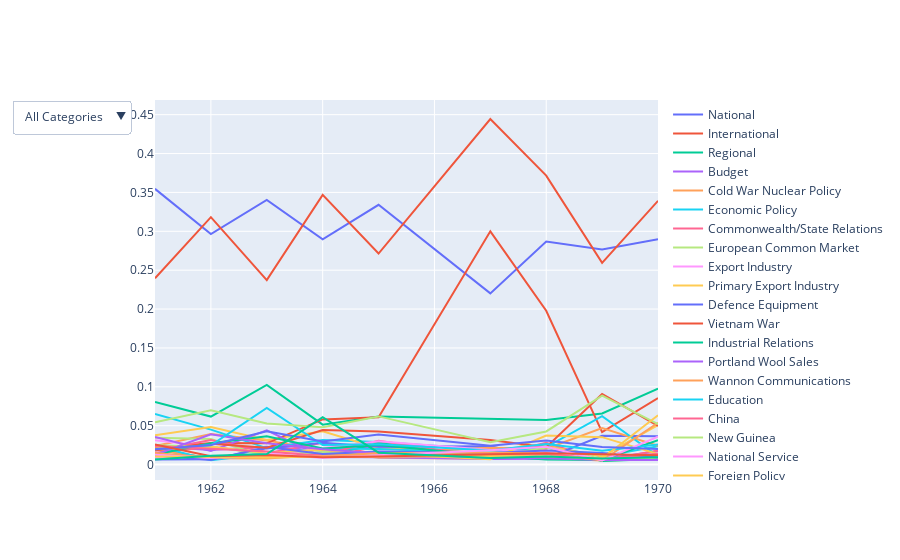

Notebook source saved alongside this figure:
### Code cell
fig.update_layout(
    updatemenus=[go.layout.Updatemenu(
        active=0,
        buttons=list(
            [dict(label = 'All Categories',
                  method = 'update',
                  args = [{'visible': [True, True, True, True, True, True, True, True, True, True, True, True, True, True, True, True, True, True, True, True, True, True, True, True, True, True, True, True, True, True, True, True, True, True, True]},
                          {'title': 'All Categories',
                           'showlegend':True}]),
            dict(label = 'Hierarchy-1',
                  method = 'update',
                  args = [{'visible': [True,True,True, False, False, False, False, False, False, False, False, False, False, False, False, False, False, False, False, False, False, False, False, False, False, False, False, False, False, False, False, False, False, False, False]},
                          {'title': 'Hierarchy-1',
                           'showlegend':True}]),
             dict(label = 'Hierarchy-2',
                  method = 'update',
                  args = [{'visible': [False, False, False, True, True, True, True, True, True, True, True, True, True, True, True, True, True, True, True, True, True, True, True, True, True, True, True, True, True, True, True, True, True, True, True]}, # the index of True aligns with the indices of plot traces
                          {'title': 'Hierarchy-2',
                           'showlegend':True}]),
            ]),
        showactive=True,
        )
    ])

### Figure 1 — Plotly figure (JSON) as saved in the notebook; plotly's stock layout.template omitted (floating-point values rounded to 4 significant figures)
{"data": [{"mode": "lines", "name": "National", "type": "scatter", "x": [1961, 1962, 1963, 1964, 1965, 1967, 1968, 1969, 1970], "y": [0.3546, 0.2965, 0.3404, 0.2897, 0.3341, 0.2201, 0.2869, 0.2766, 0.2899]}, {"mode": "lines", "name": "International", "type": "scatter", "x": [1961, 1962, 1963, 1964, 1965, 1967, 1968, 1969, 1970], "y": [0.2396, 0.3182, 0.2373, 0.3468, 0.2714, 0.4444, 0.3716, 0.2594, 0.3392]}, {"mode": "lines", "name": "Regional", "type": "scatter", "x": [1961, 1962, 1963, 1964, 1965, 1967, 1968, 1969, 1970], "y": [0.08044, 0.06171, 0.1025, 0.05131, 0.06175, 0.0587, 0.05723, 0.06568, 0.09776]}, {"mode": "lines", "name": "Budget", "type": "scatter", "x": [1961, 1962, 1963, 1964, 1965, 1967, 1968, 1969, 1970], "y": [0.02318, 0.01868, 0.02291, 0.01791, 0.0232, 0.01362, 0.009225, 0.00706, 0.01714]}, {"mode": "lines", "name": "Cold War Nuclear Policy", "type": "scatter", "x": [1961, 1962, 1963, 1964, 1965, 1967, 1968, 1969, 1970], "y": [0.02374, 0.03923, 0.03096, 0.01844, 0.008689, 0.007519, 0.008431, 0.005218, 0.006753]}, {"mode": "lines", "name": "Economic Policy", "type": "scatter", "x": [1961, 1962, 1963, 1964, 1965, 1967, 1968, 1969, 1970], "y": [0.06508, 0.04494, 0.02122, 0.03167, 0.0291, 0.01955, 0.02422, 0.01044, 0.02369]}, {"mode": "lines", "name": "Commonwealth/State Relations", "type": "scatter", "x": [1961, 1962, 1963, 1964, 1965, 1967, 1968, 1969, 1970], "y": [0.01532, 0.02267, 0.01467, 0.02809, 0.0122, 0.01147, 0.02795, 0.005218, 0.01807]}, {"mode": "lines", "name": "European Common Market", "type": "scatter", "x": [1961, 1962, 1963, 1964, 1965, 1967, 1968, 1969, 1970], "y": [0.03459, 0.03274, 0.01012, 0.01618, 0.01122, 0.007693, 0.009882, 0.006446, 0.006285]}, {"mode": "lines", "name": "Export Industry", "type": "scatter", "x": [1961, 1962, 1963, 1964, 1965, 1967, 1968, 1969, 1970], "y": [0.03115, 0.02282, 0.01474, 0.01331, 0.01665, 0.008381, 0.008456, 0.008287, 0.006087]}, {"mode": "lines", "name": "Primary Export Industry", "type": "scatter", "x": [1961, 1962, 1963, 1964, 1965, 1967, 1968, 1969, 1970], "y": [0.03761, 0.04832, 0.03149, 0.04281, 0.02105, 0.01532, 0.02362, 0.01044, 0.05065]}, {"mode": "lines", "name": "Defence Equipment", "type": "scatter", "x": [1961, 1962, 1963, 1964, 1965, 1967, 1968, 1969, 1970], "y": [0.006476, 0.006951, 0.02083, 0.02807, 0.02307, 0.02366, 0.008113, 0.03714, 0.0364]}, {"mode": "lines", "name": "Vietnam War", "type": "scatter", "x": [1961, 1962, 1963, 1964, 1965, 1967, 1968, 1969, 1970], "y": [0.02089, 0.02788, 0.02736, 0.05812, 0.06099, 0.3, 0.1979, 0.04174, 0.08547]}, {"mode": "lines", "name": "Industrial Relations", "type": "scatter", "x": [1961, 1962, 1963, 1964, 1965, 1967, 1968, 1969, 1970], "y": [0.01977, 0.007687, 0.01233, 0.009626, 0.02779, 0.009769, 0.02222, 0.004604, 0.007115]}, {"mode": "lines", "name": "Portland Wool Sales", "type": "scatter", "x": [1961, 1962, 1963, 1964, 1965, 1967, 1968, 1969, 1970], "y": [0.03547, 0.01755, 0.04398, 0.009707, 0.009469, 0.00719, 0.007559, 0.007673, 0.006386]}, {"mode": "lines", "name": "Wannon Communications", "type": "scatter", "x": [1961, 1962, 1963, 1964, 1965, 1967, 1968, 1969, 1970], "y": [0.01954, 0.008292, 0.00788, 0.0124, 0.01493, 0.02172, 0.02043, 0.04696, 0.0242]}, {"mode": "lines", "name": "Education", "type": "scatter", "x": [1961, 1962, 1963, 1964, 1965, 1967, 1968, 1969, 1970], "y": [0.02427, 0.00565, 0.01393, 0.02055, 0.01997, 0.01488, 0.02249, 0.06231, 0.01074]}, {"mode": "lines", "name": "China", "type": "scatter", "x": [1961, 1962, 1963, 1964, 1965, 1967, 1968, 1969, 1970], "y": [0.01824, 0.03166, 0.01593, 0.01307, 0.03074, 0.009252, 0.009344, 0.006446, 0.01357]}, {"mode": "lines", "name": "New Guinea", "type": "scatter", "x": [1961, 1962, 1963, 1964, 1965, 1967, 1968, 1969, 1970], "y": [0.02471, 0.02283, 0.01321, 0.01549, 0.01508, 0.01013, 0.02189, 0.00706, 0.007564]}, {"mode": "lines", "name": "National Service", "type": "scatter", "x": [1961, 1962, 1963, 1964, 1965, 1967, 1968, 1969, 1970], "y": [0.009598, 0.007833, 0.01124, 0.02144, 0.03, 0.0188, 0.01533, 0.00706, 0.01066]}, {"mode": "lines", "name": "Foreign Policy", "type": "scatter", "x": [1961, 1962, 1963, 1964, 1965, 1967, 1968, 1969, 1970], "y": [0.02074, 0.02278, 0.01524, 0.01917, 0.01383, 0.007008, 0.03734, 0.0353, 0.01341]}, {"mode": "lines", "name": "Family Policy", "type": "scatter", "x": [1961, 1962, 1963, 1964, 1965, 1967, 1968, 1969, 1970], "y": [0.012, 0.006019, 0.02267, 0.01362, 0.01667, 0.0148, 0.01821, 0.01504, 0.009219]}, {"mode": "lines", "name": "Defence Policy", "type": "scatter", "x": [1961, 1962, 1963, 1964, 1965, 1967, 1968, 1969, 1970], "y": [0.01846, 0.02679, 0.0216, 0.04452, 0.04246, 0.03155, 0.02236, 0.09085, 0.04987]}, {"mode": "lines", "name": "Wool Marketing", "type": "scatter", "x": [1961, 1962, 1963, 1964, 1965, 1967, 1968, 1969, 1970], "y": [0.0128, 0.02749, 0.03647, 0.02067, 0.02533, 0.01122, 0.006385, 0.005832, 0.0314]}, {"mode": "lines", "name": "South East Asia", "type": "scatter", "x": [1961, 1962, 1963, 1964, 1965, 1967, 1968, 1969, 1970], "y": [0.01261, 0.03894, 0.02733, 0.01974, 0.01417, 0.008749, 0.008136, 0.005832, 0.005976]}, {"mode": "lines", "name": "Foreign Aid", "type": "scatter", "x": [1961, 1962, 1963, 1964, 1965, 1967, 1968, 1969, 1970], "y": [0.01501, 0.008709, 0.009713, 0.01015, 0.01484, 0.0152, 0.01433, 0.005218, 0.05369]}, {"mode": "lines", "name": "ALP", "type": "scatter", "x": [1961, 1962, 1963, 1964, 1965, 1967, 1968, 1969, 1970], "y": [0.01982, 0.02476, 0.07289, 0.0251, 0.02626, 0.01824, 0.02632, 0.0178, 0.02577]}, {"mode": "lines", "name": "Agricultural Policy", "type": "scatter", "x": [1961, 1962, 1963, 1964, 1965, 1967, 1968, 1969, 1970], "y": [0.02404, 0.02056, 0.01682, 0.01096, 0.01084, 0.013, 0.01357, 0.006446, 0.01407]}, {"mode": "lines", "name": "Parliament", "type": "scatter", "x": [1961, 1962, 1963, 1964, 1965, 1967, 1968, 1969, 1970], "y": [0.05451, 0.0698, 0.05272, 0.0479, 0.06196, 0.02881, 0.04262, 0.0887, 0.05189]}, {"mode": "lines", "name": "Wannon  ", "type": "scatter", "x": [1961, 1962, 1963, 1964, 1965, 1967, 1968, 1969, 1970], "y": [0.01263, 0.00837, 0.01419, 0.008528, 0.01203, 0.01857, 0.02286, 0.005218, 0.03577]}, {"mode": "lines", "name": "Housing Policy", "type": "scatter", "x": [1961, 1962, 1963, 1964, 1965, 1967, 1968, 1969, 1970], "y": [0.0103, 0.00926, 0.009098, 0.01042, 0.01013, 0.01093, 0.01065, 0.007673, 0.06347]}, {"mode": "lines", "name": "Politics", "type": "scatter", "x": [1961, 1962, 1963, 1964, 1965, 1967, 1968, 1969, 1970], "y": [0.01977, 0.02514, 0.04294, 0.02979, 0.03881, 0.02414, 0.03099, 0.02271, 0.02014]}, {"mode": "lines", "name": "Canberra Development", "type": "scatter", "x": [1961, 1962, 1963, 1964, 1965, 1967, 1968, 1969, 1970], "y": [0.02576, 0.01066, 0.01219, 0.009311, 0.0105, 0.01376, 0.01465, 0.0132, 0.0119]}, {"mode": "lines", "name": "USA", "type": "scatter", "x": [1961, 1962, 1963, 1964, 1965, 1967, 1968, 1969, 1970], "y": [0.006531, 0.01132, 0.01349, 0.06105, 0.0153, 0.008334, 0.0103, 0.007673, 0.009541]}], "layout": {"autosize": true, "updatemenus": [{"active": 0, "buttons": [{"args": [{"visible": [true, true, true, true, true, true, true, true, true, true, true, true, true, true, true, true, true, true, true, true, true, true, true, true, true, true, true, true, true, true, true, true, true, true, true]}, {"showlegend": true, "title": "All Categories"}], "label": "All Categories", "method": "update"}, {"args": [{"visible": [true, true, true, false, false, false, false, false, false, false, false, false, false, false, false, false, false, false, false, false, false, false, false, false, false, false, false, false, false, false, false, false, false, false, false]}, {"showlegend": true, "title": "Hierarchy-1"}], "label": "Hierarchy-1", "method": "update"}, {"args": [{"visible": [false, false, false, true, true, true, true, true, true, true, true, true, true, true, true, true, true, true, true, true, true, true, true, true, true, true, true, true, true, true, true, true, true, true, true]}, {"showlegend": true, "title": "Hierarchy-2"}], "label": "Hierarchy-2", "method": "update"}], "showactive": true}], "xaxis": {"autorange": true, "range": [1961, 1970], "type": "linear"}, "yaxis": {"autorange": true, "range": [-0.01983, 0.4689], "type": "linear"}}}
